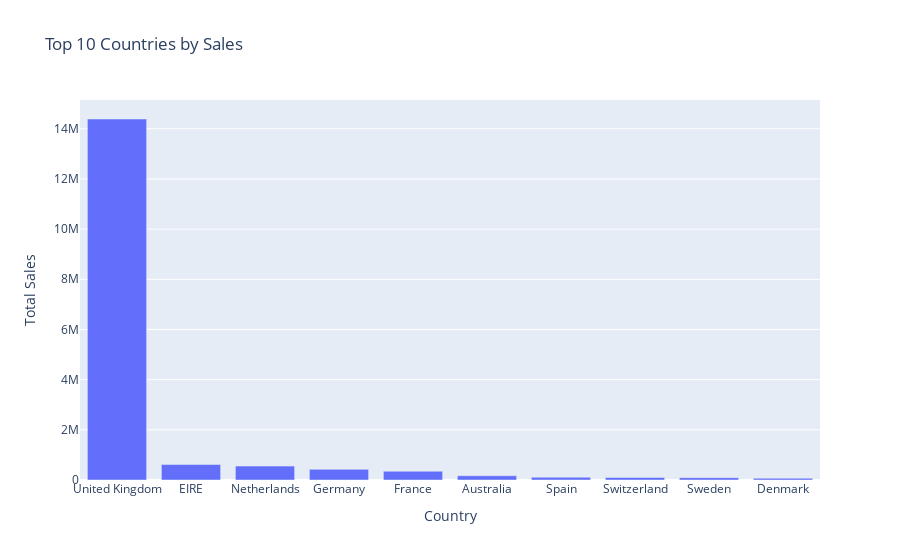

The cell this chart's notebook holds for it:
### Code cell
# 3️⃣ Top 10 Countries by Sales
country_sales = df.groupby('Country')['TotalPrice'].sum().nlargest(10)
fig = px.bar(x=country_sales.index, y=country_sales.values, 
             title="Top 10 Countries by Sales",
             labels={'x': 'Country', 'y': 'Total Sales'})
fig.show()

### Figure 1 — Plotly figure (JSON) as saved in the notebook; plotly's stock layout.template omitted (floating-point values rounded to 4 significant figures)
{"data": [{"hovertemplate": "Country=%{x}<br>Total Sales=%{y}<extra></extra>", "legendgroup": "", "marker": {"color": "#636efa", "pattern": {"shape": ""}}, "name": "", "orientation": "v", "showlegend": false, "textposition": "auto", "type": "bar", "x": ["United Kingdom", "EIRE", "Netherlands", "Germany", "France", "Australia", "Spain", "Switzerland", "Sweden", "Denmark"], "xaxis": "x", "y": [14390000.0, 616600.0, 554000.0, 425000.0, 348800.0, 169300.0, 108300.0, 100100.0, 91520.0, 68580.0], "yaxis": "y"}], "layout": {"barmode": "relative", "legend": {"tracegroupgap": 0}, "title": {"text": "Top 10 Countries by Sales"}, "xaxis": {"anchor": "y", "domain": [0, 1], "title": {"text": "Country"}}, "yaxis": {"anchor": "x", "domain": [0, 1], "title": {"text": "Total Sales"}}}}
